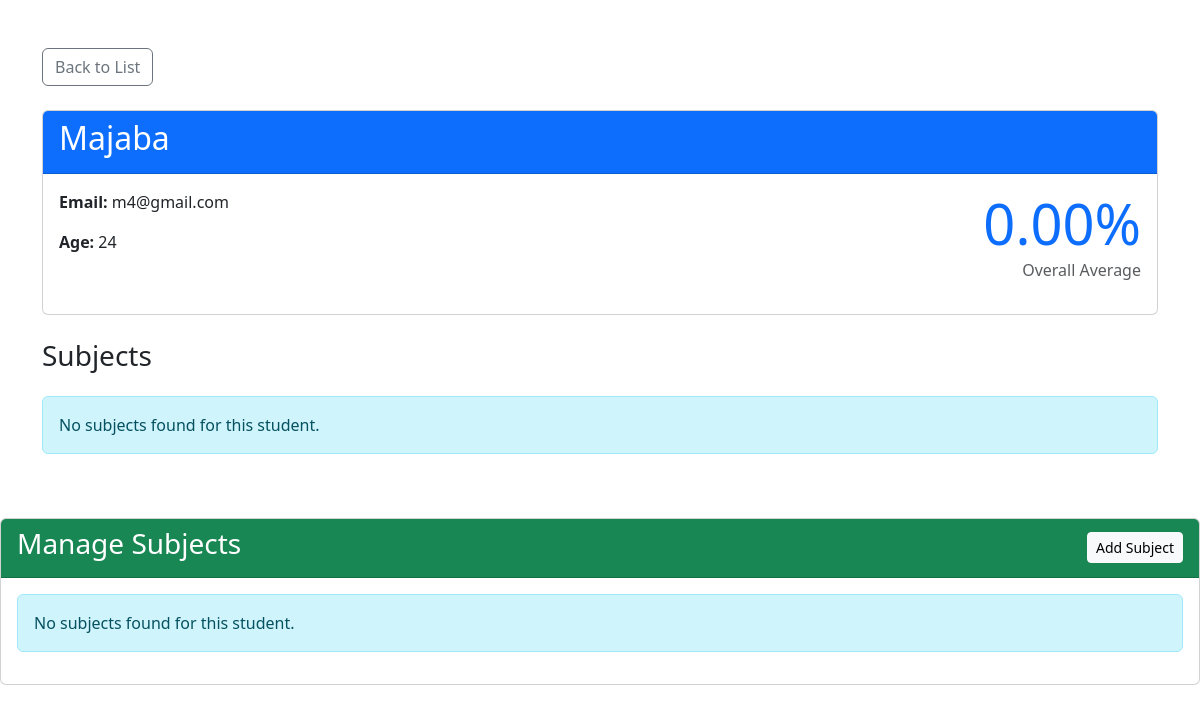
Page /4/ on the committed database.
### students/models.py (models this page shows, shortened)
class Student(models.Model):
    name = models.CharField(max_length=100)
    age = models.IntegerField(
        validators=[MinValueValidator(5), MaxValueValidator(120)]
    )
    email = models.EmailField(
        unique=True,
        validators=[EmailValidator()]
    )
    @property
    def average_score(self):
        subjects = self.subjects.all()
        if not subjects:
            return 0
        total = sum(subject.average_grade for subject in subjects)
        return total / len(subjects)

### students/views.py (the view)
# urls.py: path('<int:pk>/', student_detail, name='student-detail'),
def student_detail(request, pk):
    student = get_object_or_404(Student.objects.prefetch_related('subjects__grades'), pk=pk)
    return render(request, 'students/detail.html', {'student': student})

### templates/students/detail.html (shortened to what this page needs)
<!DOCTYPE html>
<html lang="en">
<head>
    <link rel="stylesheet" href="https://cdn.jsdelivr.net/npm/bootstrap@5.3.0/dist/css/bootstrap.min.css">
</head>
<body>
    <div class="container py-5">
        <a href="{% url 'student-list' %}" class="btn btn-outline-secondary mb-4">
            Back to List
        </a>
        <div class="card mb-4">
            <div class="card-header bg-primary text-white">
                <h2>{{ student.name }}</h2>
            </div>
            <div class="card-body">
                <div class="row">
                    <div class="col-md-6">
                        <p><strong>Email:</strong> {{ student.email }}</p>
                        <p><strong>Age:</strong> {{ student.age }}</p>
                    </div>
                    <div class="col-md-6 text-end">
                        <div class="display-4 text-primary">
                            {{ student.average_score|floatformat:2 }}%
                        </div>
                        <p class="text-muted">Overall Average</p>
                    </div>
                </div>
            </div>
        </div>
        <h3 class="mb-4">Subjects</h3>
        {% for subject in student.subjects.all %}
        <div class="card subject-card">
            <div class="card-header">
                <h4>{{ subject.name }}</h4>
                <span class="badge bg-primary">
                    Average: {{ subject.average_grade|floatformat:2 }}%
                </span>
            </div>
            <div class="card-body">
                <table class="table grade-table">
    <thead>
        <tr>
            <th>Activity (20%)</th>
            <th>Quiz (30%)</th>
            <th>Exam (50%)</th>
            <th>Total</th>
            <th>Actions</th>
        </tr>
    </thead>
    <tbody>
        {% for grade in subject.grades.all %}
        <tr>
            <td>{{ grade.activity }}</td>
            <td>{{ grade.quiz }}</td>
            <td>{{ grade.exam }}</td>
            <td class="total-score">{{ grade.total_score|floatformat:2 }}%</td>
            <td>
                <div class="d-flex gap-2">
                    <a href="{% url 'grade-update' grade.id %}"
                       class="btn btn-sm btn-outline-primary">
                        <i class="bi bi-pencil"></i> Edit
                    </a>
                    <form method="POST" action="{% url 'grade-delete' grade.id %}"
                          class="d-inline">
                        {% csrf_token %}
                        <button type="submit"
                                class="btn btn-sm btn-outline-danger"
                                onclick="return confirm('Are you sure you want to delete this grade?')">
                            <i class="bi bi-trash"></i> Delete
                        </button>
                    </form>
                </div>
            </td>
        </tr>
        {% empty %}
        <tr>
            <td colspan="5" class="text-center">No grades recorded</td>
        </tr>
        {% endfor %}
    </tbody>
</table>
            </div>
        </div>
        {% empty %}
        <div class="alert alert-info">No subjects found for this student.</div>
        {% endfor %}
    </div>
<div class="card mb-4">
    <div class="card-header bg-success text-white">
        <div class="d-flex justify-content-between align-items-center">
            <h3>Manage Subjects</h3>
            <a href="{% url 'subject-create' student.id %}" class="btn btn-light btn-sm">
                Add Subject
            </a>
        </div>
    </div>
    <div class="card-body">
        {% for subject in student.subjects.all %}
        <div class="card subject-card mb-3">
            <div class="card-header d-flex justify-content-between align-items-center">
                <h4>{{ subject.name }}</h4>
                <div>
                    <a href="{% url 'subject-update' subject.id %}" class="btn btn-warning btn-sm">Edit</a>
                    <a href="{% url 'subject-delete' subject.id %}" class="btn btn-danger btn-sm">Delete</a>
                    <a href="{% url 'grade-create' subject.id %}" class="btn btn-success btn-sm">Add Grade</a>
                </div>
            </div>
        </div>
        {% empty %}
        <div class="alert alert-info">No subjects found for this student.</div>
        {% endfor %}
    </div>
</div>
</body>
</html>

### rows in the picture
Student: name "Majaba", email "m4@gmail.com", age "24", average_score "0.00"
